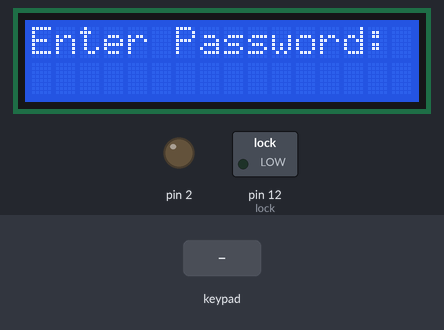
Simulated run of this sketch. Board: Arduino Uno, built with avr-gcc and run on an emulated ATmega328P. Parts: 16×2 character LCD, switched loads named in the sketch (green lamp = pin HIGH), output pins drawn as LEDs (lit = HIGH). The test bench sets the inputs (shaded band). What the sketch prints to the serial monitor is not drawn.

Above: at 1.2 s.
1.3 s: keypad keys 1 2 3 4 # pressed 0.4 s apart
At 3.7 s:
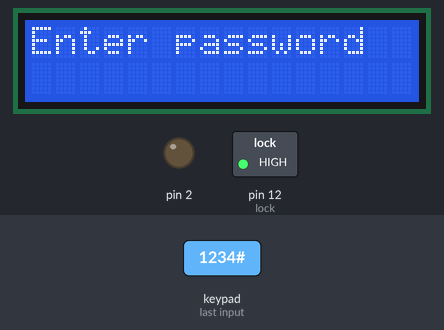
4.8 s: key '*' pressed
At 5.1 s:
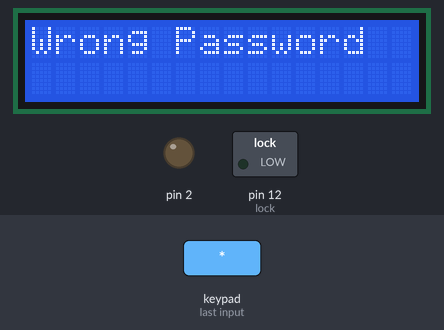
7.8 s: keypad keys 1 2 3 4 A pressed 0.4 s apart
At 10.2 s:
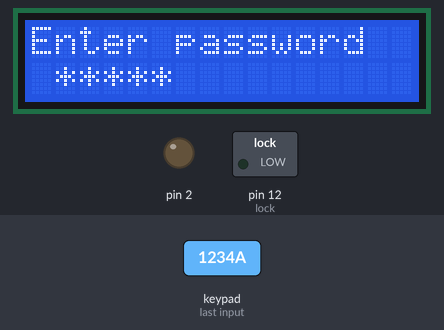
11.3 s: keypad keys 1 2 3 4 D pressed 0.4 s apart
At 14.1 s:
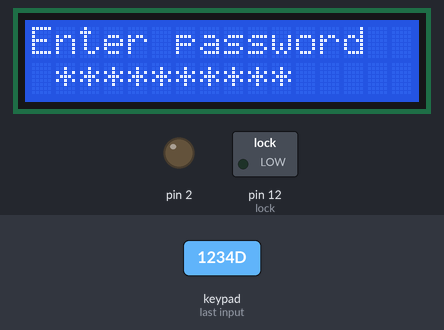
14.8 s: key 'B' pressed
At 15.9 s:
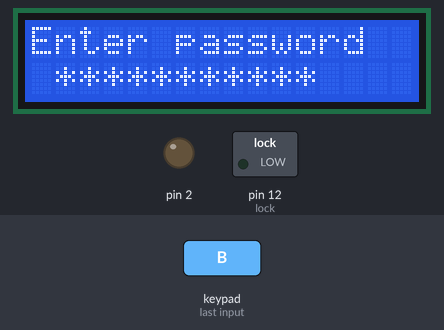
16.3 s: key 'C' pressed
At 16.9 s:
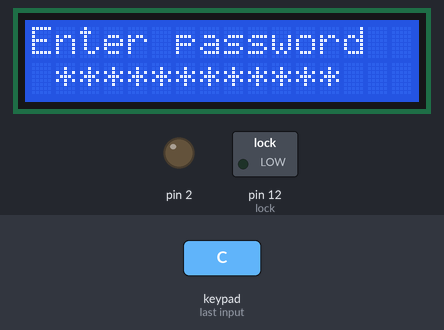
Timing chart, 0 to 18.8 s (numbered marks = the images above; inputs shaded):
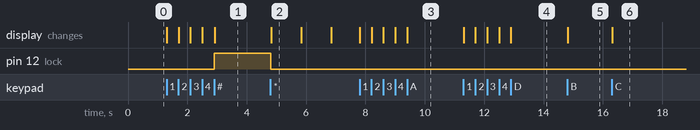

The sketch:

final.ino
```cpp
#include <Keypad.h>
#include <LiquidCrystal_I2C.h>
int S = 59; // count seconds

int M = 59; // count minutes

int H = 23; // count hours
LiquidCrystal_I2C lcd = LiquidCrystal_I2C(0x27, 16, 2);
const byte ROWS = 4;
const byte COLS = 4;
char keys[ROWS][COLS] = {
  {'1','2','3','A'},
  {'4','5','6','B'},
  {'7','8','9','C'},
  {'*','0','#','D'}
};
byte rowPins[ROWS] = {6, 7, 8, 9};
byte colPins[COLS] = {A0, A1, A2, A3};

Keypad keypad = Keypad( makeKeymap(keys), rowPins, colPins, ROWS, COLS );

String password = "1234";
String mypassword;


int lock = 12;
int t = 180;
int counter = 0;
int attempts = 0;
int max_attempts = 3;

void setup(){
  Serial.begin(9600);
  // set up the LCD's number of columns and rows:
  lcd.init();
  lcd.backlight();
  pinMode(2 , OUTPUT);
  digitalWrite(2, LOW);
  pinMode(lock, OUTPUT);
  digitalWrite(lock, LOW);

  Serial.println("enter password");
    lcd.print("Enter Password:");
}

void loop()
{

 keypadfunction();


}

void keypadfunction()
{
 char key = keypad.getKey();

  if (key){
    Serial.println(key);
    counter = counter + 1;
    lcd.setCursor(counter, 1);
    lcd.print("*");
  }
  if (key == '1')
  {

    mypassword = mypassword + 1;
  }

    if (key == '2')
  {

    mypassword = mypassword + 2;
  }

  if (key == '3')
  {

    mypassword = mypassword + 3;
  }

   if (key == '4')
  {

    mypassword = mypassword + 4;
  }

  if (key == '5')
  {

    mypassword = mypassword + 5;
  }

   if (key == '6')
  {

    mypassword = mypassword + 6;
  }

   if (key == '7')
  {

    mypassword = mypassword + 7;
  }

   if (key == '8')
  {

    mypassword = mypassword + 8;
  }

  if (key == '9')
  {

    mypassword = mypassword + 9;
  }

    if (key == '0')
  {

    mypassword = mypassword + 0;
  }


    if (key == '*')
  {
    Serial.println(mypassword);

      if ( password == mypassword )
        {
        lcd.clear();
        lcd.println("Welcome To");
        lcd.setCursor(0,1);
        lcd.println("Jigsaw Mission");
        digitalWrite(lock, HIGH);
        delay(5000);
        while(digitalRead(2)== LOW){
          lcd.clear();
          lcd.print("Timer:");
          lcd.print(t);
          lcd.print("s");
          t--;
          delay(1000);
        }
       delay(5000);
       lcd.clear();
       lcd.println("Congratulations");
       delay(5000);
       lcd.clear();
       lcd.println("Close the lid and press #");


        }
        else
        {
          Serial.println("wrong");
          digitalWrite(lock, LOW);
          attempts= attempts + 1;
          if (attempts >= max_attempts )
        {
          lcd.clear();
          lcd.setCursor(0,0);
          lcd.print("Locked Out");
          attempts = 0;

        }
        mypassword = "";
        counter = 0;
        lcd.clear();
        lcd.setCursor(0,0);
        lcd.print("Wrong Password");
        delay(1000);

        lcd.setCursor(0,1);
        lcd.print("max attempts 3");
        delay(1000);

        lcd.clear();
        lcd.println("Enter password");
        lcd.setCursor(0,1);
        }
      }
      if (key == '#'){
           digitalWrite(lock,HIGH);
           mypassword = "";
           counter = 0;
           lcd.clear();
           lcd.setCursor(0,0);
           lcd.println("Enter password");
      }
     }
```

Measured:
- after the input at 1.3 s, pin 12 (lock): LOW → HIGH after 1.6 s; the display: first changes at once (image 1 shows a later state)
- after the input at 4.8 s, pin 12 (lock): HIGH → LOW at once; the display: changes at once (image 2)
- after the input at 7.8 s, the display: first changes at once (image 3 shows a later state)
- after the input at 11.3 s, the display: first changes at once (image 4 shows a later state)
- after the input at 14.8 s, the display: changes at once (image 5)
- after the input at 16.3 s, the display: changes at once (image 6)
- what the display in image 2 shows lasts 1.0 s, from 4.8 s to 5.8 s
